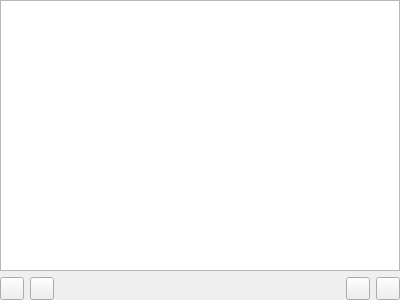
<?xml version="1.0" encoding="UTF-8"?>
<ui version="4.0">
 <class>SnoozeTimesEdit</class>
 <widget class="QWidget" name="SnoozeTimesEdit">
  <property name="geometry">
   <rect>
    <x>0</x>
    <y>0</y>
    <width>400</width>
    <height>300</height>
   </rect>
  </property>
  <property name="windowTitle">
   <string>Form</string>
  </property>
  <layout class="QVBoxLayout" name="verticalLayout">
   <property name="leftMargin">
    <number>0</number>
   </property>
   <property name="topMargin">
    <number>0</number>
   </property>
   <property name="rightMargin">
    <number>0</number>
   </property>
   <property name="bottomMargin">
    <number>0</number>
   </property>
   <item>
    <widget class="QListWidget" name="listWidget">
     <property name="contextMenuPolicy">
      <enum>Qt::ActionsContextMenu</enum>
     </property>
     <property name="alternatingRowColors">
      <bool>true</bool>
     </property>
    </widget>
   </item>
   <item>
    <layout class="QHBoxLayout" name="horizontalLayout">
     <item>
      <widget class="QToolButton" name="upButton"/>
     </item>
     <item>
      <widget class="QToolButton" name="downButton"/>
     </item>
     <item>
      <spacer name="horizontalSpacer">
       <property name="orientation">
        <enum>Qt::Horizontal</enum>
       </property>
       <property name="sizeHint" stdset="0">
        <size>
         <width>40</width>
         <height>20</height>
        </size>
       </property>
      </spacer>
     </item>
     <item>
      <widget class="QToolButton" name="removeButton"/>
     </item>
     <item>
      <widget class="QToolButton" name="addButton"/>
     </item>
    </layout>
   </item>
  </layout>
  <action name="action_Add_Time">
   <property name="icon">
    <iconset theme="list-add" resource="remindmewidgets.qrc">
     <normaloff>:/icons/add.ico</normaloff>:/icons/add.ico</iconset>
   </property>
   <property name="text">
    <string>&amp;Add Time</string>
   </property>
   <property name="shortcut">
    <string notr="true">Ctrl+Ins</string>
   </property>
   <property name="shortcutContext">
    <enum>Qt::WidgetWithChildrenShortcut</enum>
   </property>
  </action>
  <action name="action_Remove_Time">
   <property name="icon">
    <iconset theme="list-remove" resource="remindmewidgets.qrc">
     <normaloff>:/icons/delete.ico</normaloff>:/icons/delete.ico</iconset>
   </property>
   <property name="text">
    <string>&amp;Remove Time</string>
   </property>
   <property name="shortcut">
    <string notr="true">Del</string>
   </property>
   <property name="shortcutContext">
    <enum>Qt::WidgetWithChildrenShortcut</enum>
   </property>
  </action>
  <action name="actionMove_Up">
   <property name="icon">
    <iconset theme="go-up" resource="remindmewidgets.qrc">
     <normaloff>:/icons/up.ico</normaloff>:/icons/up.ico</iconset>
   </property>
   <property name="text">
    <string>Move &amp;Up</string>
   </property>
   <property name="shortcut">
    <string notr="true">PgUp</string>
   </property>
   <property name="shortcutContext">
    <enum>Qt::WidgetWithChildrenShortcut</enum>
   </property>
  </action>
  <action name="actionMove_Down">
   <property name="icon">
    <iconset theme="go-down" resource="remindmewidgets.qrc">
     <normaloff>:/icons/up.ico</normaloff>:/icons/up.ico</iconset>
   </property>
   <property name="text">
    <string>Move &amp;Down</string>
   </property>
   <property name="shortcut">
    <string notr="true">PgDown</string>
   </property>
   <property name="shortcutContext">
    <enum>Qt::WidgetWithChildrenShortcut</enum>
   </property>
  </action>
 </widget>
 <resources>
  <include location="remindmewidgets.qrc"/>
 </resources>
 <connections/>
</ui>
